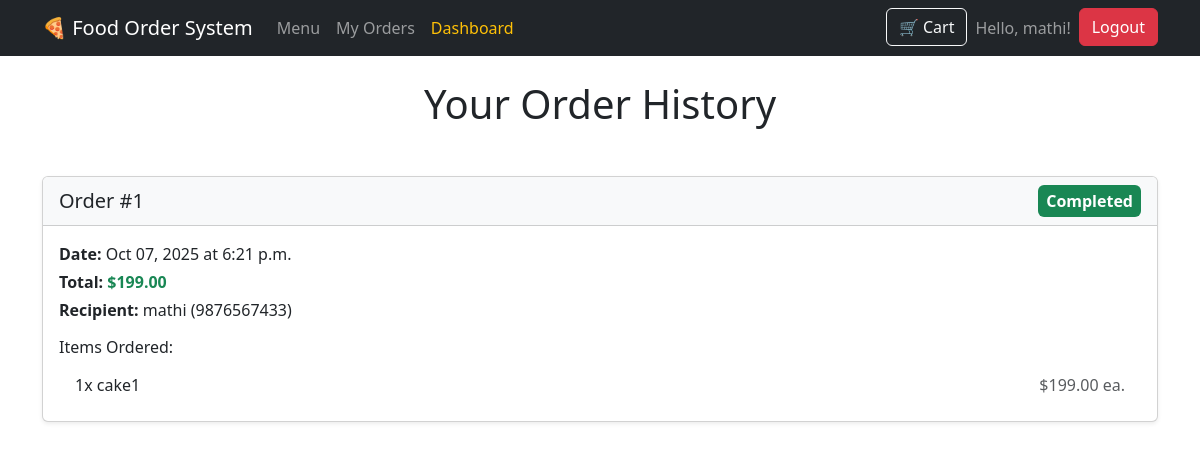
The page /orders/history/ (signed in) on the database its author committed.
### food_app/models.py (models this page shows, shortened)
class Order(models.Model):
    STATUS_CHOICES = [
        ('PENDING', 'Pending'),
        ('PREPARING', 'Preparing'),
        ('READY', 'Ready for Pickup/Delivery'),
        ('COMPLETED', 'Completed'),
        ('CANCELLED', 'Cancelled'),
    ]
    user = models.ForeignKey(User, on_delete=models.SET_NULL, null=True, blank=True)
    name = models.CharField(max_length=100)
    phone_number = models.CharField(max_length=15)
    created_at = models.DateTimeField(auto_now_add=True)
    updated_at = models.DateTimeField(auto_now=True)
    status = models.CharField(max_length=10, choices=STATUS_CHOICES, default='PENDING')
    total_price = models.DecimalField(max_digits=8, decimal_places=2)

class OrderItem(models.Model):
    order = models.ForeignKey(Order, on_delete=models.CASCADE, related_name='items')
    menu_item = models.ForeignKey(MenuItem, on_delete=models.SET_NULL, null=True)
    quantity = models.PositiveIntegerField(default=1)
    price = models.DecimalField(max_digits=6, decimal_places=2) # Price at time of purchase

class MenuItem(models.Model):
    category = models.ForeignKey(Category, on_delete=models.CASCADE, related_name='items')
    name = models.CharField(max_length=200)
    description = models.TextField(blank=True)
    price = models.DecimalField(max_digits=6, decimal_places=2)
    image = models.ImageField(upload_to='menu_images/', blank=True, null=True)
    is_available = models.BooleanField(default=True)

### food_app/views.py (the view)
# urls.py: path('orders/history/', login_required(views.order_history), name='order_history'),
@login_required
def order_history(request):
    orders = Order.objects.filter(user=request.user).order_by('-created_at').prefetch_related('items__menu_item')
    context = {
        'orders': orders,
    }
    return render(request, 'order_history.html', context)

### food_app/templates/order_history.html (shortened to what this page needs)
{% extends 'base.html' %}
{% block content %}
<h1 class="mb-5 text-center">Your Order History</h1>
{% if orders %}
    <div class="row">
    {% for order in orders %}
        <div class="col-md-12 mb-4">
            <div class="card shadow-sm">
                <div class="card-header bg-light d-flex justify-content-between align-items-center">
                    <h5 class="mb-0">Order #{{ order.id }}</h5>
                    <span class="badge
                        {% if order.status == 'PENDING' %}bg-warning text-dark
                        {% elif order.status == 'PREPARING' %}bg-info
                        {% elif order.status == 'COMPLETED' %}bg-success
                        {% else %}bg-secondary{% endif %}
                    p-2 fs-6">
                        {{ order.get_status_display }}
                    </span>
                </div>
                <div class="card-body">
                    <p class="card-text mb-1"><strong>Date:</strong> {{ order.created_at|date:"M d, Y" }} at {{ order.created_at|time:"P" }}</p>
                    <p class="card-text mb-1"><strong>Total:</strong> <span class="text-success fw-bold">${{ order.total_price|floatformat:2 }}</span></p>
                    <p class="card-text mb-3"><strong>Recipient:</strong> {{ order.name }} ({{ order.phone_number }})</p>
                    <h6>Items Ordered:</h6>
                    <ul class="list-group list-group-flush">
                        {% for item in order.items.all %}
                            <li class="list-group-item d-flex justify-content-between align-items-center">
                                <span>{{ item.quantity }}x {{ item.menu_item.name|default:"[Deleted Item]" }}</span>
                                <span class="text-muted">${{ item.price|floatformat:2 }} ea.</span>
                            </li>
                        {% endfor %}
                    </ul>
                </div>
            </div>
        </div>
    {% endfor %}
    </div>
{% else %}
    <div class="alert alert-info text-center py-5" role="alert">
        <h4 class="alert-heading">No Orders Found</h4>
        <p>It looks like you haven't placed an order with us yet. Let's change that!</p>
        <a href="{% url 'menu_list' %}" class="btn btn-info mt-3">Start Ordering</a>
    </div>
{% endif %}
{% endblock %}

### food_app/templates/base.html (shortened to what this page needs)
<!DOCTYPE html>
<html lang="en">
<head>
    <link href="https://cdn.jsdelivr.net/npm/bootstrap@5.3.3/dist/css/bootstrap.min.css" rel="stylesheet">
</head>
<body>
    <nav class="navbar navbar-expand-lg navbar-dark bg-dark">
        <div class="container">
            <a class="navbar-brand" href="{% url 'menu_list' %}">🍕 Food Order System</a>
            <div class="collapse navbar-collapse">
                <ul class="navbar-nav me-auto mb-2 mb-lg-0">
                    <li class="nav-item">
                        <a class="nav-link" href="{% url 'menu_list' %}">Menu</a>
                    </li>
                    {% if user.is_authenticated %}
                    <li class="nav-item">
                        <a class="nav-link" href="{% url 'order_history' %}">My Orders</a>
                    </li>
                    {% if user.is_superuser or user.is_staff %}
                        <li class="nav-item">
                            <a class="nav-link text-warning" href="{% url 'dashboard' %}">Dashboard</a>
                        </li>
                    {% endif %}
                    {% endif %}
                </ul>
                <ul class="navbar-nav ms-auto">
                    <li class="nav-item">
                        <a class="btn btn-outline-light me-2 position-relative" href="{% url 'view_cart' %}">
                            🛒 Cart
                        </a>
                    </li>
                    {% if user.is_authenticated %}
                        <span class="navbar-text me-2">Hello, {{ user.username }}!</span>
                        <li class="nav-item">
                            <form method="post" action="{% url 'logout' %}" class="d-inline">
                                <button type="submit" class="btn btn-danger">Logout</button>
                            </form>
                        </li>
                    {% else %}
                        <li class="nav-item"><a class="btn btn-primary me-2" href="{% url 'login' %}">Login</a></li>
                    {% endif %}
                </ul>
            </div>
        </div>
    </nav>
    <div class="container mt-4">
        {% block content %}{% endblock %}
    </div>
</body>
</html>

### rows shown on the page
Order: id "1", status "Completed", created_at "Oct 07, 2025", created_at "6:21 p.m.", total_price "199.00", name "mathi", phone_number "9876567433"
OrderItem: quantity "1", menu_item.name "cake1", price "199.00"

### other values the page prints
{{ user.username }} "mathi"
